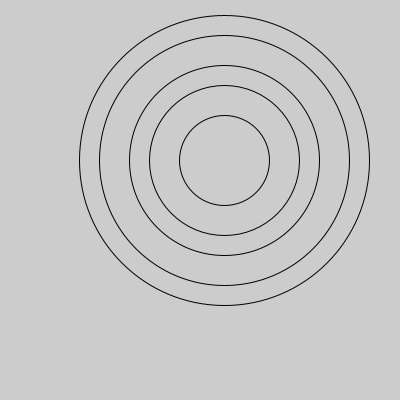
Frame 1 (no input)
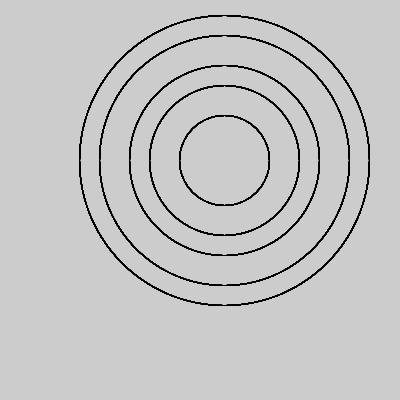
Frame 60 (the mouse pressed at the canvas centre just before this capture)
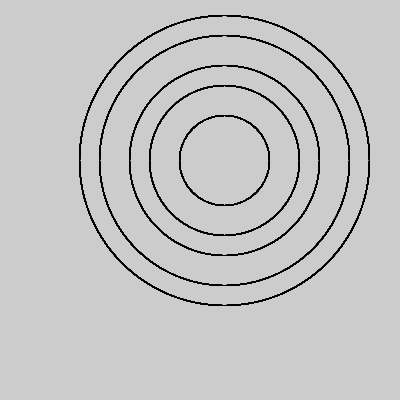
Frame 120 (the mouse held since frame 60 and released just before this capture)

The Processing sketch that drew these frames (run headless with seeded random() and noise(); from frame 60 on, the mouse is pressed at the canvas centre):

// Processing sketch: sketch_9_6
// ── sketch_9_6.pde
void setup() {
  size(400, 400);
  noFill();
}

void draw() {
  circle(224, 160, 290);
  circle(224, 160, 250);
  circle(224, 160, 190);
  circle(224, 160, 150);
  circle(224, 160, 90);
}
